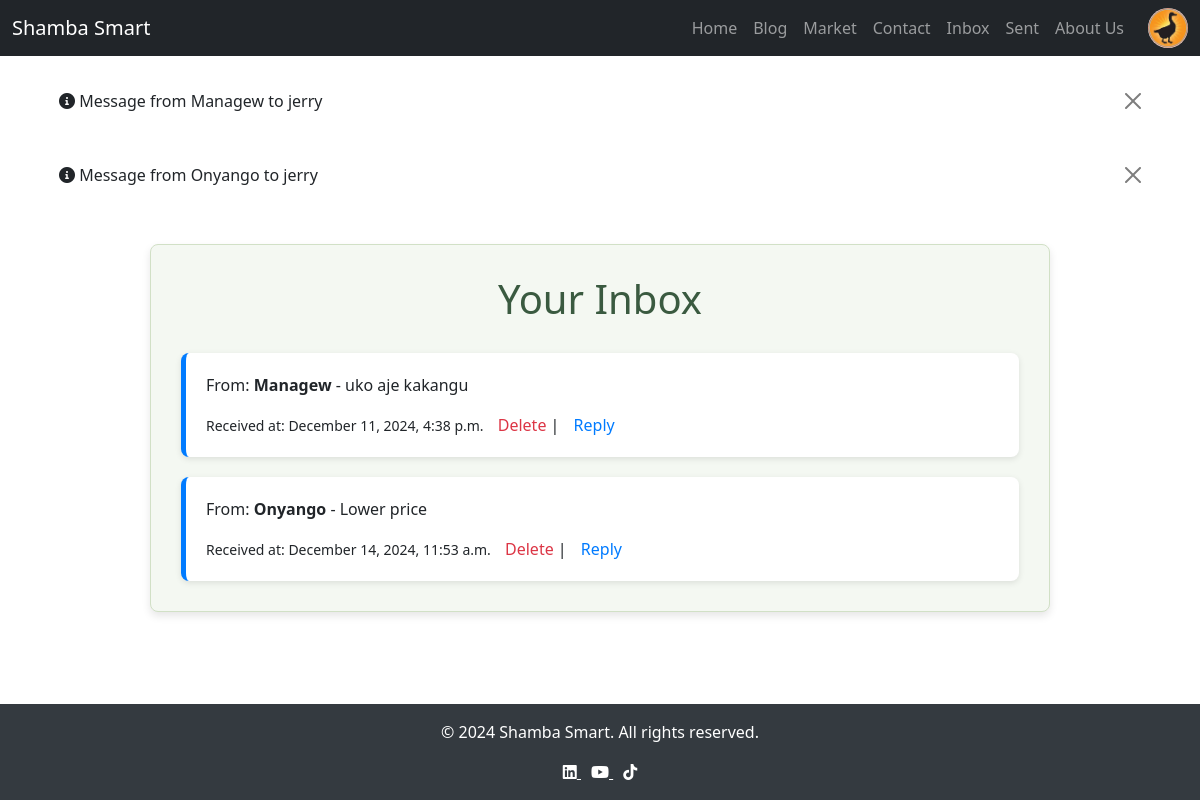
The page /inbox/ (signed in) on the database its author committed.
### farm/models.py (models this page shows)
class CustomUser(AbstractUser):
    FARMER = 'Farmer'
    PROFESSIONAL = 'Professional'
    ROLE_CHOICES = [
        (FARMER, 'Farmer'),
        (PROFESSIONAL, 'Professional'),
    ]
    role = models.CharField(max_length=50, choices=ROLE_CHOICES,
                            default=FARMER)
    profile_picture = models.ImageField(
        default='images/default_profile.png',
        upload_to='profile_pics/',
        null=True,
        blank=True
    )
    phone_number = models.CharField(max_length=15, null=True, blank=True)
    bio = models.TextField(null=True, blank=True)
    location = models.CharField(max_length=255, null=True, blank=True)
    linkedin = models.URLField(null=True, blank=True)
    x = models.URLField(null=True, blank=True)
    facebook = models.URLField(null=True, blank=True)
    whatsapp = models.CharField(max_length=15, null=True, blank=True)
    def __str__(self):
        return self.username

class DirectMessage(models.Model):
    sender = models.ForeignKey(CustomUser, on_delete=models.CASCADE,
                               related_name='sent_messages')
    receiver = models.ForeignKey(CustomUser, on_delete=models.CASCADE,
                                 related_name='received_messages')
    message = models.TextField()
    timestamp = models.DateTimeField(auto_now_add=True)
    def __str__(self):
        return f"Message from {self.sender} to {self.receiver}"

### farm/views.py (the view)
# urls.py: path('inbox/', views.inbox, name='inbox'),
@login_required
def inbox(request):
    received_messages = DirectMessage.objects.filter(receiver=request.user)
    return render(request, 'inbox.html', {'messages': received_messages})

### farm/templates/inbox.html (shortened to what this page needs)
{% extends 'base.html' %}
{% block content %}
    <div class="inbox-container">
        <h1>Your Inbox</h1>
        <div id="messages-container" class="messages-list">
            {% for message in messages %}
            <div class="message" id="message-{{ message.id }}">
                <p>From: <strong>{{ message.sender }}</strong> - {{ message.message }}</p>
                <small>Received at: {{ message.timestamp|date:"F j, Y, g:i a" }}</small>
                <a href="{% url 'delete_message' message.id %}" class="action-btn delete-btn">Delete</a> |
                <a href="{% url 'reply_message' message.id %}" class="action-btn reply-btn">Reply</a>
            </div>
            {% endfor %}
        </div>
    </div>
{% endblock %}

### farm/templates/base.html (shortened to what this page needs)
{% load static %}
<!DOCTYPE html>
<html lang="en">
<head>
    <link rel="stylesheet" href="https://cdnjs.cloudflare.com/ajax/libs/font-awesome/6.0.0-beta3/css/all.min.css">
    <link rel="stylesheet" href="https://cdnjs.cloudflare.com/ajax/libs/bootstrap/5.1.3/css/bootstrap.min.css">
</head>
<body>
    <header>
        <nav class="navbar navbar-expand-lg navbar-dark bg-dark">
            <div class="container-fluid">
                <a class="navbar-brand" href="{% url 'home' %}">Shamba Smart</a>
                <div class="collapse navbar-collapse" id="navbarNav">
                    <ul class="navbar-nav ms-auto">
                        <li class="nav-item"><a class="nav-link" href="{% url 'home' %}">Home</a></li>
                        <li class="nav-item"><a class="nav-link" href="{% url 'blog_posts' %}">Blog</a></li>
                        <li class="nav-item"><a class="nav-link" href="{% url 'market' %}">Market</a></li>
                        <li class="nav-item"><a class="nav-link" href="{% url 'contact_us' %}">Contact</a></li>
                        {% if user.is_authenticated %}
                            <li class="nav-item"><a class="nav-link" href="{% url 'inbox' %}">Inbox</a></li>
                            <li class="nav-item"><a class="nav-link" href="{% url 'sent_messages' %}">Sent</a></li>
                            <li class="nav-item"><a class="nav-link" href="{% url 'about' %}">About Us</a></li>
                            <li class="nav-item profile-item">
                                <a href="{% url 'profile' %}">
                                    {% if user.profile_picture %}
                                        <img src="{{ user.profile_picture.url }}" alt="Profile Picture" class="profile-img">
                                    {% else %}
                                        <img src="{% static 'images/default_profile.png' %}" alt="Default Profile Picture" class="profile-img">
                                    {% endif %}
                                </a>
                            </li>
                        {% else %}
                            <li class="nav-item"><a class="nav-link" href="{% url 'login' %}">Sign In</a></li>
                            <li class="nav-item"><a class="nav-link" href="{% url 'register' %}">Sign Up</a></li>
                        {% endif %}
                    </ul>
                </div>
            </div>
        </nav>
    </header>
    {% if messages %}
        <div class="container mt-3">
            {% for message in messages %}
                <div class="alert {{ message.tags }} alert-dismissible fade show" role="alert">
                    <i class="fas fa-info-circle"></i> {{ message }}
                    <button type="button" class="btn-close" data-bs-dismiss="alert" aria-label="Close"></button>
                </div>
            {% endfor %}
        </div>
    {% endif %}
    <main class="container mt-4">
        {% block content %}
        {% endblock %}
    </main>
    <footer>
        <p>&copy; 2024 Shamba Smart. All rights reserved.</p>
        <div>
            <a href="https://www.linkedin.com" target="blank" style="color: #fff; margin-right: 10px;">
                <i class="fab fa-linkedin"></i>
            </a>
            <a href="https://www.youtube.com" target="blank" style="color: #fff; margin-right: 10px;">
                <i class="fab fa-youtube"></i>
            </a>
            <a href="https://www.tiktok.com" target="blank" style="color: #fff;">
                <i class="fab fa-tiktok"></i>
            </a>
        </div>
    </footer>
</body>
</html>

### farm/templates/base.html (style rules this page uses)
html, body { height: 100%; margin: 0; display: flex; flex-direction: column; }
body { min-height: 100%; }
main { flex: 1; }
footer { background-color: #343a40; color: white; text-align: center; padding: 1rem 0; margin-top: auto; }
.profile-img { width: 40px; height: 40px; border-radius: 50%; object-fit: cover; cursor: pointer; }
.navbar-nav { display: flex; align-items: center; }
.navbar-nav.ms-auto { margin-left: auto; }
.profile-item { margin-left: 1rem; }

### farm/templates/inbox.html (style rules this page uses)
.inbox-container { margin: 0 auto; width: 100%; max-width: 900px; padding: 30px; background-color: #f4f8f2; border-radius: 8px; box-shadow: 0 4px 8px rgba(0, 0, 0, 0.1); border: 1px solid #d1e0c6; }
h1 { text-align: center; margin-bottom: 30px; color: #3a5a40; }
.messages-list { width: 100%; display: flex; flex-direction: column; gap: 20px; }
.message { background-color: #ffffff; padding: 20px; border-radius: 8px; box-shadow: 0 2px 6px rgba(0, 0, 0, 0.1); border-left: 5px solid #007bff; transition: transform 0.3s ease-in-out; }
.action-btn { font-weight: 500; text-decoration: none; margin-left: 10px; transition: color 0.3s ease; }
.delete-btn { color: #dc3545; }
.reply-btn { color: #007bff; }

### rows shown on the page
CustomUser: profile_picture (picture)
DirectMessage: sender+receiver "Message from Managew to jerry", sender "Managew", message "uko aje kakangu", timestamp "December 11, 2024, 4:38 p.m."
DirectMessage: sender+receiver "Message from Onyango to jerry", sender "Onyango", message "Lower price", timestamp "December 14, 2024, 11:53 a.m."
